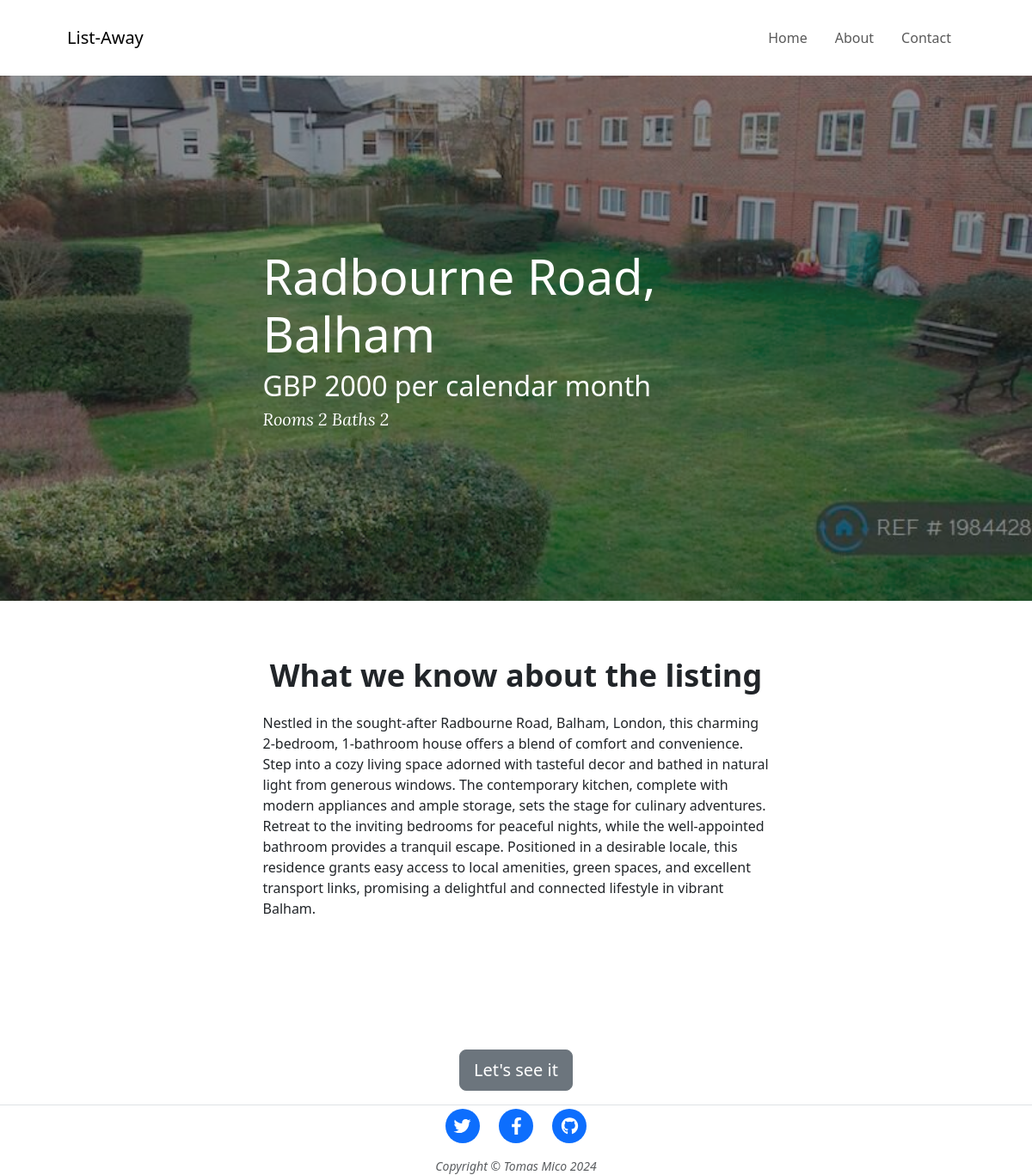
/listing/1, run on the app's committed database.
### main.py (models this page shows)
class Listings(db.Model):
    id = db.Column(db.Integer, primary_key=True)
    address = db.Column(db.String(100), unique=True)
    type = db.Column(db.String(100))
    rooms = db.Column(db.Integer, nullable=False)
    baths = db.Column(db.Integer, nullable=False)
    link = db.Column(db.String(250), unique=True, nullable=False)
    description = db.Column(db.Text, nullable=False)
    price = db.Column(db.Integer, nullable=False)
    image_url = db.Column(db.String, nullable=False)

### main.py (the view)
@app.route("/listing/<int:listing_id>")
def show_listing(listing_id):
    requested_listing = db.get_or_404(Listings, listing_id)
    return render_template("listing.html", listing=requested_listing)

### templates/listing.html
{% include "header.html" %}
<header class="masthead mb-0" style="background-image: url('{{ listing.image_url }}')">
  <div class="container position-relative px-4 px-lg-5">
    <div class="row gx-4 gx-lg-5 justify-content-center">
      <div class="col-md-10 col-lg-8 col-xl-7">
        <div class="listing-heading">
          <h1>{{ listing.address }}</h1>
          <h2 class="price">GBP {{ listing.price }} per calendar month</h2>
          <span class="meta"
            >Rooms
            <a>{{ listing.rooms }}</a>
            Baths
            <a>{{ listing.baths}}</a>
          </span>
        </div>
      </div>
    </div>
  </div>
</header>
<article>
  <div class="container px-4 px-lg-5">
    <div class="row gx-4 gx-lg-5 mt-0 justify-content-center">
      <p class="section-heading text-center">What we know about the listing</p>
      <div class="col-md-10 col-lg-8 col-xl-7 listing-description">
        {{ listing.description|safe }}
      </div>
      <div class="col-md-10 col-lg-8 col-xl-7 text-center justify-content-center p-3">
        <a href='{{ listing.link }}' class="btn btn-secondary btn-lg" role="button" aria-pressed="true">Let's see it</a>
      </div>
    </div>
  </div>
</article>
{% include "footer.html" %}

### templates/header.html (shortened to what this page needs)
<!DOCTYPE html>
<html lang="en">
  <head>
    {% block styles %}
    {{ bootstrap.load_css() }}
    <link
      href="{{ url_for('static', filename='css/styles.css') }}"
      rel="stylesheet"
    />
    {% endblock %}
  </head>
  <body>
    <nav class="navbar navbar-expand-lg navbar-light" id="mainNav">
      <div class="container px-4 px-lg-5">
        <a class="navbar-brand" href="/">List-Away</a>
        <div class="collapse navbar-collapse" id="navbarResponsive">
          <ul class="navbar-nav ms-auto py-4 py-lg-0">
            <li class="nav-item">
              <a
                class="nav-link px-lg-3 py-3 py-lg-4"
                href="{{ url_for('get_all_listings') }}"
                >Home</a
              >
            </li>
            <li class="nav-item">
              <a
                class="nav-link px-lg-3 py-3 py-lg-4"
                href="#!"
                >About</a
              >
            </li>
            <li class="nav-item">
              <a
                class="nav-link px-lg-3 py-3 py-lg-4"
                href="#!"
                >Contact</a
              >
            </li>
          </ul>
        </div>
      </div>
    </nav>

### templates/footer.html (shortened to what this page needs)
        <footer class="border-top">
          <div class="container px-4 px-lg-5">
              <div class="row gx-4 gx-lg-5 justify-content-center">
                  <div class="col-md-10 col-lg-8 col-xl-7 pt-1">
                      <ul class="list-inline text-center">
                          <li class="list-inline-item">
                              <a href="#!">
                                  <span class="fa-stack fa-lg">
                                      <i class="fas fa-circle fa-stack-2x"></i>
                                      <i class="fab fa-twitter fa-stack-1x fa-inverse"></i>
                                  </span>
                              </a>
                          </li>
                          <li class="list-inline-item">
                              <a href="#!">
                                  <span class="fa-stack fa-lg">
                                      <i class="fas fa-circle fa-stack-2x"></i>
                                      <i class="fab fa-facebook-f fa-stack-1x fa-inverse"></i>
                                  </span>
                              </a>
                          </li>
                          <li class="list-inline-item">
                              <a href="https://github.com/tomicoal">
                                  <span class="fa-stack fa-lg">
                                      <i class="fas fa-circle fa-stack-2x"></i>
                                      <i class="fab fa-github fa-stack-1x fa-inverse"></i>
                                  </span>
                              </a>
                          </li>
                      </ul>
                      <div class="small text-center text-muted fst-italic">Copyright &copy; Tomas Mico 2024</div>
                  </div>
              </div>
          </div>
      </footer>
  </body>
</html>

### static/css/styles.css (style rules this page uses)
header.masthead { position: relative; margin-bottom: 3rem; padding-top: calc(8rem + 57px); padding-bottom: 8rem; background: no-repeat center center; background-color: #6c757d; background-size: cover; background-attachment: scroll; }
header.masthead:before { content: ""; position: absolute; top: 0; left: 0; right: 0; bottom: 0; background-color: #212529; opacity: 0.5; }
header.masthead .page-heading, header.masthead .listing-heading, header.masthead .site-heading { color: #fff; }
header.masthead .listing-heading h1, header.masthead .listing-heading .h1 { font-size: 2.25rem; }
header.masthead .listing-heading .meta, header.masthead .listing-heading .subheading { line-height: 1.1; display: block; }
header.masthead .listing-heading .meta { font-size: 1.25rem; font-weight: 300; font-style: italic; font-family: "Lora", -apple-system, BlinkMacSystemFont, "Segoe UI", Roboto, "Helvetica Neue", Arial, sans-serif, "Apple Color Emoji", "Segoe UI Emoji", "Segoe UI Symbol", "Noto Color Emoji"; }
header.masthead .listing-heading .meta a { color: #fff; }
@media (min-width: 992px) { header.masthead { padding-top: 12.5rem; padding-bottom: 12.5rem; } }
@media (min-width: 992px) { header.masthead .listing-heading h1, header.masthead .listing-heading .h1 { font-size: 3.5rem; } }
.section-heading { font-size: 2.25rem; font-weight: 700; margin-top: 3.75rem; }

### data on the page
Listings: image_url (picture), address "Radbourne Road, Balham", price "2000", rooms "2", baths "2", description "Nestled in the sought-after Radbourne Road, Balham, London, this charming 2-bedroom, 1-bathroom house offers a blend of comfort and convenience. Step into a cozy living space adorned with tasteful decor and bathed in natural light from generous windows. The contemporary kitchen, complete with modern appliances and ample storage, sets the stage for culinary adventures. Retreat to the inviting bedrooms for peaceful nights, while the well-appointed bathroom provides a tranquil escape. Positioned in a desirable locale, this residence grants easy access to local amenities, green spaces, and excellent transport links, promising a delightful and connected lifestyle in vibrant Balham."
